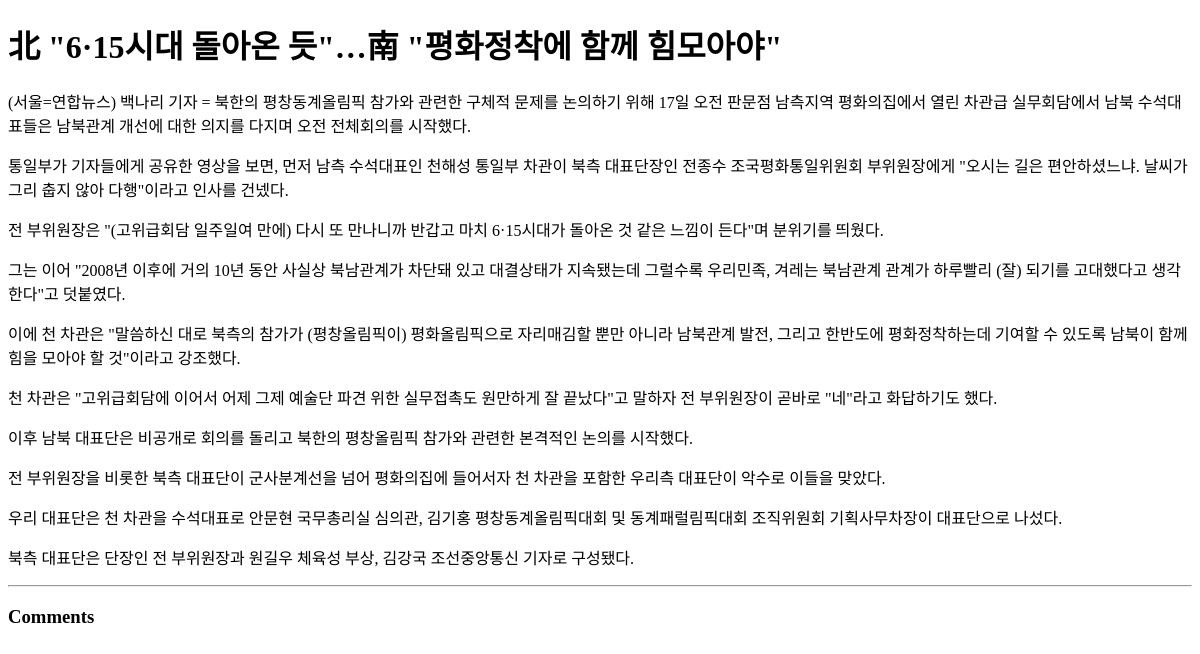
The app's page /blog/2006/, older data.
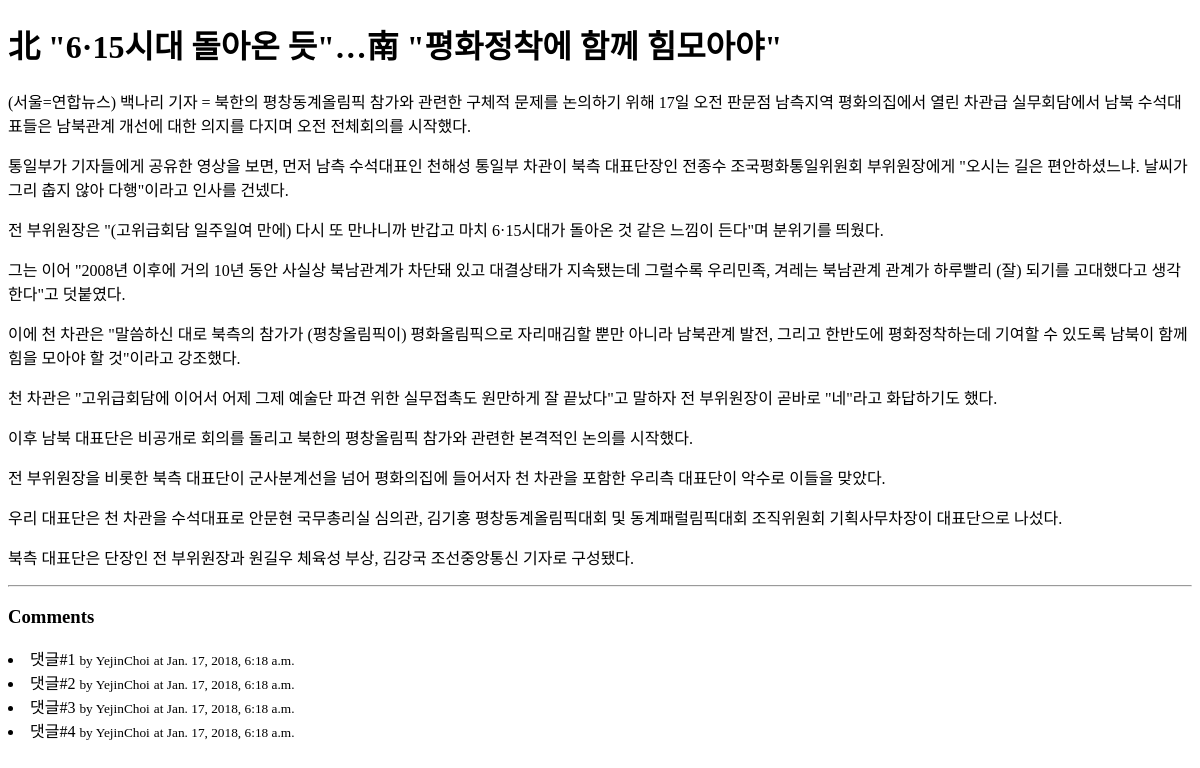
The same page, newer data.
### blog/models.py (models this page shows, shortened)
class Post(models.Model):
    STATUS_CHOICES = (
        ('d','Draft'),
        ('p','Published'),
        ('w','Withdrawn'),
    )
    user = models.ForeignKey(settings.AUTH_USER_MODEL, related_name='blog_post_set')
    title = models.CharField(max_length=100, verbose_name='제목')
    content = models.TextField() #길이 제한 X
    tags = models.CharField(max_length=100, blank=True)
    lnglat = models.CharField(max_length=50, blank=True,
                              validators=[lnglat_validator],
                            help_text='위도, 경도 포맷으로 입력')
    status = models.CharField(max_length=1, choices=STATUS_CHOICES)
    tag_set = models.ManyToManyField('Tag',blank=True) #관련 모델 클래스로 many to many 지정 - 모델 필드 문자열로 지정 가능하므로 이거로 릴레이션 지정할 것
    created_at = models.DateTimeField(auto_now_add=True) #처음 저장될 때 저장
    updated_at = models.DateTimeField(auto_now=True) #갱신 될 때마다 저장
    class Meta:
        ordering = ['-id']

class Comment(models.Model):
    post = models.ForeignKey(Post)
    author = models.CharField(max_length=20)
    message = models.TextField()
    created_at = models.DateTimeField(auto_now_add=True)
    updated_at = models.DateTimeField(auto_now=True)

### blog/views.py (the view)
# urls.py: url(r'^(?P<id>\d+)/$', views.post_detail),
def post_detail(request, id):
    post = get_object_or_404(Post, id=id) # try-except와 동일 - 이게 더 훨씬 간편
    return render(request, 'blog/post_detail.html',{
        'post' : post,
    })

### blog/templates/blog/post_detail.html (shortened to what this page needs)
<!DOCTYPE html>
<html lang="en">
<head>
</head>
<body>
    <h1>{{post.title}}</h1>
    {{post.content | linebreaks}}
    <hr/>
    <h3>Comments</h3>
    {% for comment in post.comment_set.all %}
        <li>
        {{comment.message}}
        <small>by {{comment.author}}</small>
        <small>at {{comment.updated_at}}</small>
        </li>
    {% endfor %}
</body>
</html>

Row changes from the older to the newer data that the page shows:
added Comment: message "댓글#1", author "YejinChoi", updated_at "Jan. 17, 2018, 6:18 a.m."
added Comment: message "댓글#2", author "YejinChoi", updated_at "Jan. 17, 2018, 6:18 a.m."
added Comment: message "댓글#3", author "YejinChoi", updated_at "Jan. 17, 2018, 6:18 a.m."
added Comment: message "댓글#4", author "YejinChoi", updated_at "Jan. 17, 2018, 6:18 a.m."
